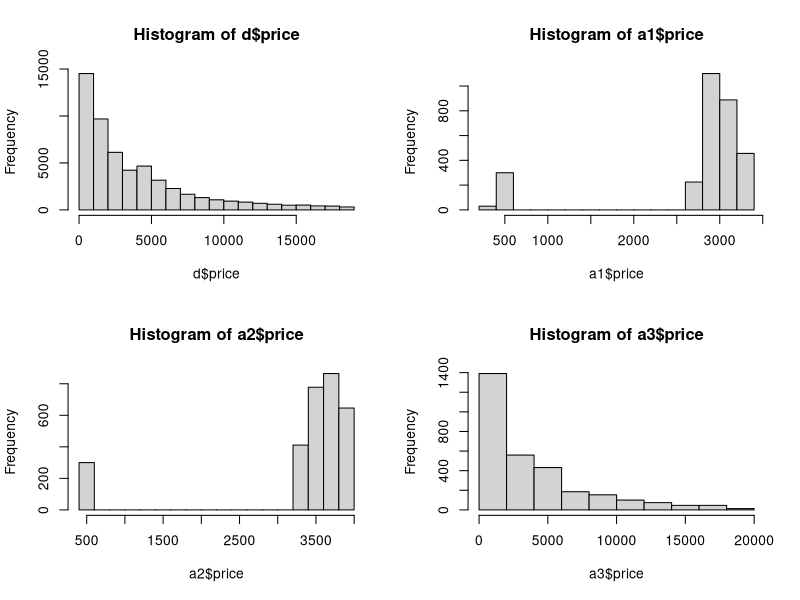
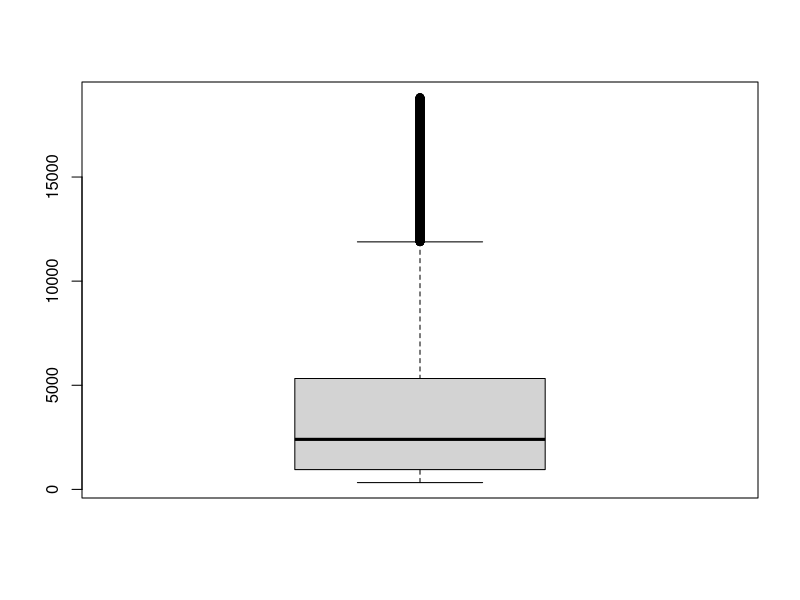
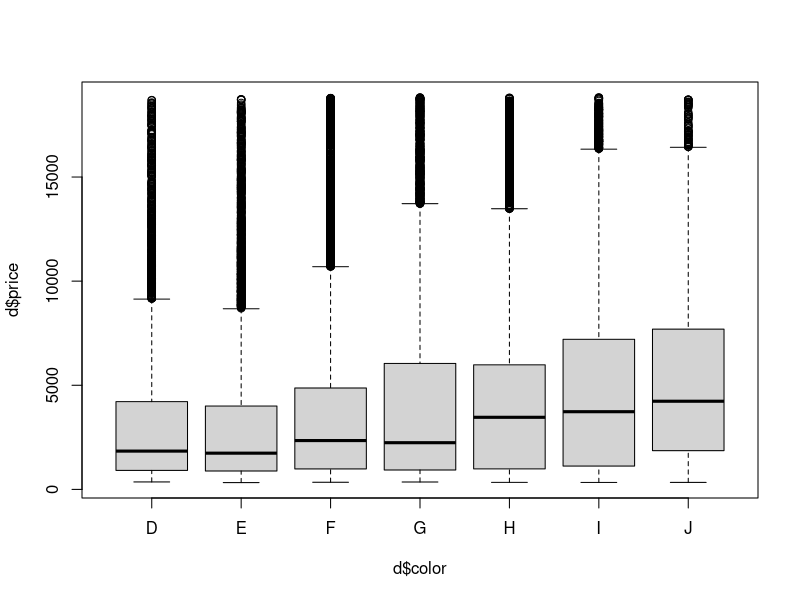
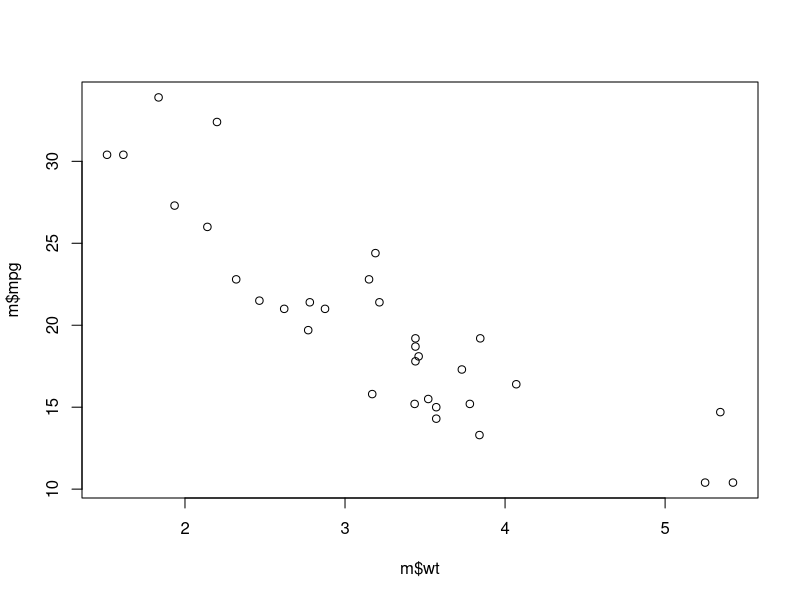

Source code (R) for these figures, in order:
# Aula 2 - geração de amostras
# Instalação do package 
install.packages("ggplot2")
# Carregar na memória
library(ggplot2)

# Cópia de um dataframe em memória
d <- diamonds

# Visualização do dataframe
View(d)
# 1as linhas de um dataframe
head(d)
# Ultimas linhas de um dataframe
tail(d)
# Filtro de linhas e colunas de um df
d[50:60,4:7]

# Geração de amostras
a1 <- d[1:3000,]

# Estatísticas descritivas
# População (d)
mean(d$price)  # Média (arit.)
median(d$price) # Mediana
sd(d$price)     # Desvio Padrão
# Amostra (a1)
mean(a1$price)  # Média (arit.)
median(a1$price) # Mediana
sd(a1$price)     # Desvio Padrão

a2 <- d[3001:6000,]
# Amostra (a2)
mean(a2$price)  # Média (arit.)
median(a2$price) # Mediana
sd(a2$price)     # Desvio Padrão

# Geração de amostras aleatória
sample(3)
# Reprodução de amostras aleatória
set.seed(33)
sample(3)

# Obtenção de amostra aleatória a partir da pop.
set.seed(33)
va <- sample(nrow(d)) # nrow => número de linhas(obs) de um df
a3 <- d[va[1:3000],]  # filtro de 3000 linhas (aleatórias)

mean(a3$price)  # Média (arit.)
median(a3$price) # Mediana
sd(a3$price)     # Desvio Padrão

# Resumo de estatísticas descritivas
summary(d)

# Avaliação de representatividade de uma variável categ
prop.table(table(d$cut)) # Proporções da população
prop.table(table(a3$cut)) # Proporções da amostra

# Ferramentas gráficas 
# Separar janela gráfica em 4 partes
par(mfrow=c(2,2))
# Histograma
hist(d$price) #pop
hist(a1$price) #a1
hist(a2$price) #a2
hist(a3$price) #a3

par(mfrow=c(1,1))
# Box-plot
boxplot(d$price)
# Box-plot para análise segmentada
boxplot(d$price~d$color)

# Cálculo de Outlier - através da criação de uma função
fctOutlier <- function(x) {
  z <- (x-mean(x))/sd(x)
  return(abs(z)>3)
}

#validação/teste da função
fctOutlier(c(1,2,1,2,1,2,1,2,1,2,2,1,2,1,2,1,2,200))

# Criar nova variável com o resultado da função outlier(price)
d$OutlierPreco <- fctOutlier(d$price)

# Relação entre variáveis
m <- mtcars

# Gráfico de dispersão (scatterplot)
plot(m$mpg ~ m$wt)

# Coeficiente de correlação linear
cor(m$mpg, m$wt)
